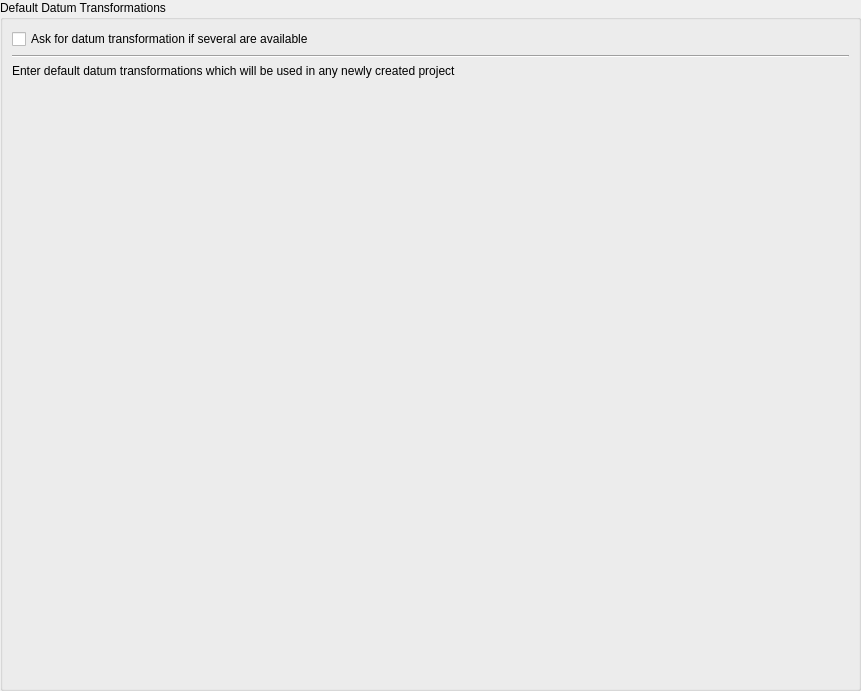
             <widget class="QWidget" name="scrollAreaWidgetContents_2">
              <property name="geometry">
               <rect>
                <x>0</x>
                <y>0</y>
                <width>861</width>
                <height>691</height>
               </rect>
              </property>
              <layout class="QVBoxLayout" name="verticalLayout_47">
               <property name="leftMargin">
                <number>0</number>
               </property>
               <property name="topMargin">
                <number>0</number>
               </property>
               <property name="rightMargin">
                <number>0</number>
               </property>
               <property name="bottomMargin">
                <number>0</number>
               </property>
               <item>
                <widget class="QGroupBox" name="mDefaultDatumTransformGroupBox">
                 <property name="title">
                  <string>Default Datum Transformations</string>
                 </property>
                 <layout class="QGridLayout" name="gridLayout_10" rowstretch="0,0,0,1">
                  <item row="2" column="0">
                   <widget class="QLabel" name="label_40">
                    <property name="text">
                     <string>Enter default datum transformations which will be used in any newly created project</string>
                    </property>
                   </widget>
                  </item>
                  <item row="0" column="0">
                   <widget class="QCheckBox" name="mShowDatumTransformDialogCheckBox">
                    <property name="text">
                     <string>Ask for datum transformation if several are available</string>
                    </property>
                   </widget>
                  </item>
                  <item row="1" column="0">
                   <widget class="Line" name="line_2">
                    <property name="orientation">
                     <enum>Qt::Horizontal</enum>
                    </property>
                   </widget>
                  </item>
                  <item row="3" column="0">
                   <widget class="QgsDatumTransformTableWidget" name="mDefaultDatumTransformTableWidget" native="true"/>
                  </item>
                 </layout>
                </widget>
               </item>
              </layout>
             </widget>
